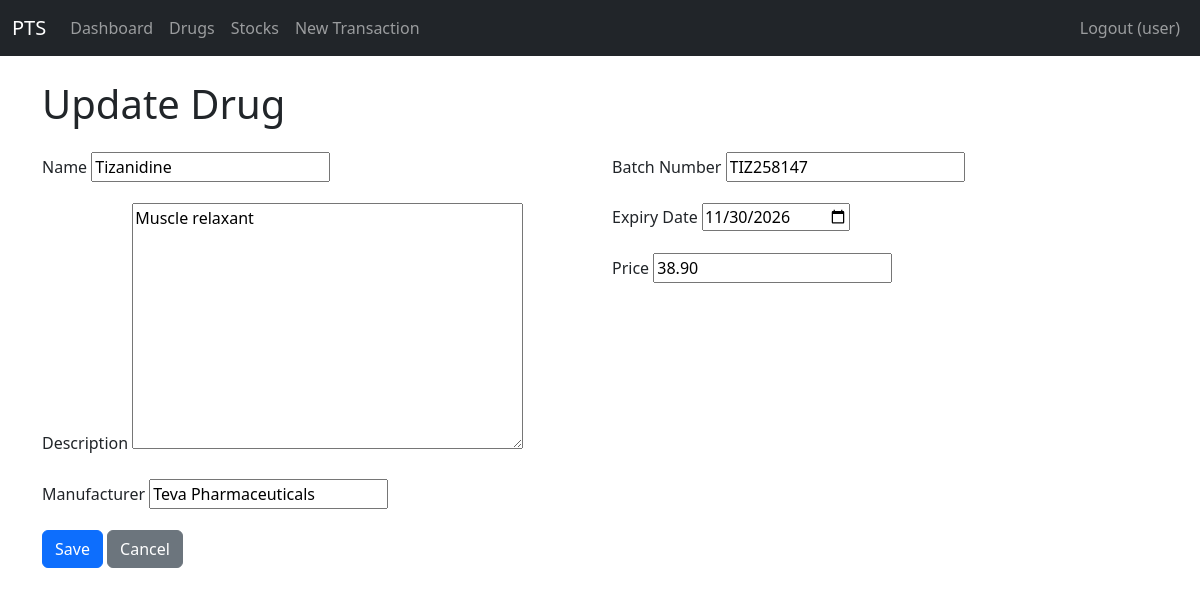
Page /drugs/1/update/ (signed in) on the committed database.
### pts/models.py (models this page shows, shortened)
class Drug(models.Model):
    name = models.CharField(max_length=255)
    description = models.TextField()
    manufacturer = models.CharField(max_length=255)
    batch_number = models.CharField(max_length=50, unique=True)
    expiry_date = models.DateField()
    price = models.DecimalField(max_digits=10, decimal_places=2)

### pts/views.py (the view)
# urls.py: path('drugs/<int:pk>/update/', views.drug_update, name='drug_update'),
@login_required
def drug_update(request, pk):
    if not request.user.is_superuser:
        raise PermissionDenied("Only admins can update drugs.")
    drug = get_object_or_404(Drug, pk=pk)
    if request.method == 'POST':
        form = DrugForm(request.POST, instance=drug)
        if form.is_valid():
            form.save()
            messages.success(request, 'Drug updated successfully.')
            return redirect('drug_list')
        else:
            messages.error(request, 'Please correct the errors below.')
    else:
        form = DrugForm(instance=drug)
    return render(request, 'pts/drug_form.html', {'form': form, 'title': 'Update Drug'})

### pts/forms.py (shortened to what this page needs)
class DrugForm(forms.ModelForm):
    class Meta:
        model = Drug
        fields = '__all__'
        widgets = {
            'expiry_date': forms.DateInput(attrs={'type': 'date'}),
        }

### pts/templates/pts/drug_form.html (shortened to what this page needs)
{% extends 'pts/base.html' %}
{% block content %}
    <h1 class="mb-4">{{ title }}</h1>
    <form method="post" class="needs-validation" novalidate>
        <div class="row">
            <div class="col-md-6">
                <div class="mb-3">
                    <label for="{{ form.name.id_for_label }}" class="form-label">Name</label>
                    {{ form.name }}
                </div>
                <div class="mb-3">
                    <label for="{{ form.description.id_for_label }}" class="form-label">Description</label>
                    {{ form.description }}
                </div>
                <div class="mb-3">
                    <label for="{{ form.manufacturer.id_for_label }}" class="form-label">Manufacturer</label>
                    {{ form.manufacturer }}
                </div>
            </div>
            <div class="col-md-6">
                <div class="mb-3">
                    <label for="{{ form.batch_number.id_for_label }}" class="form-label">Batch Number</label>
                    {{ form.batch_number }}
                </div>
                <div class="mb-3">
                    <label for="{{ form.expiry_date.id_for_label }}" class="form-label">Expiry Date</label>
                    {{ form.expiry_date }}
                </div>
                <div class="mb-3">
                    <label for="{{ form.price.id_for_label }}" class="form-label">Price</label>
                    {{ form.price }}
                </div>
            </div>
        </div>
        <button type="submit" class="btn btn-primary">Save</button>
        <a href="{% url 'drug_list' %}" class="btn btn-secondary">Cancel</a>
    </form>
{% endblock %}

### pts/templates/pts/base.html (shortened to what this page needs)
<!DOCTYPE html>
<html lang="en">
<head>
    <link href="https://cdn.jsdelivr.net/npm/bootstrap@5.3.3/dist/css/bootstrap.min.css" rel="stylesheet">
</head>
<body>
    <nav class="navbar navbar-expand-lg navbar-dark bg-dark fixed-top">
        <div class="container-fluid">
            <a class="navbar-brand" href="{% url 'dashboard' %}">PTS</a>
            <div class="collapse navbar-collapse" id="navbarNav">
                <ul class="navbar-nav">
                    <li class="nav-item">
                        <a class="nav-link" href="{% url 'dashboard' %}">Dashboard</a>
                    </li>
                    <li class="nav-item">
                        <a class="nav-link" href="{% url 'drug_list' %}">Drugs</a>
                    </li>
                    <li class="nav-item">
                        <a class="nav-link" href="{% url 'stock_list' %}">Stocks</a>
                    </li>
                    <li class="nav-item">
                        <a class="nav-link" href="{% url 'transaction_create' %}">New Transaction</a>
                    </li>
                </ul>
                <ul class="navbar-nav ms-auto">
                    <li class="nav-item">
                        <a class="nav-link" href="{% url 'logout' %}">Logout ({{ user.username }})</a>
                    </li>
                </ul>
            </div>
        </div>
    </nav>
    <div class="container mt-4">
        {% block content %}{% endblock %}
    </div>
</body>
</html>

### pts/templates/pts/base.html (style rules this page uses)
body { padding-top: 56px; }

### rows in the picture
Drug: name "Tizanidine", description "Muscle relaxant", manufacturer "Teva Pharmaceuticals", batch_number "TIZ258147", expiry_date "11/30/2026", price "38.90"

### other values in the picture
{{ user.username }} "user"
{{ title }} "Update Drug"
